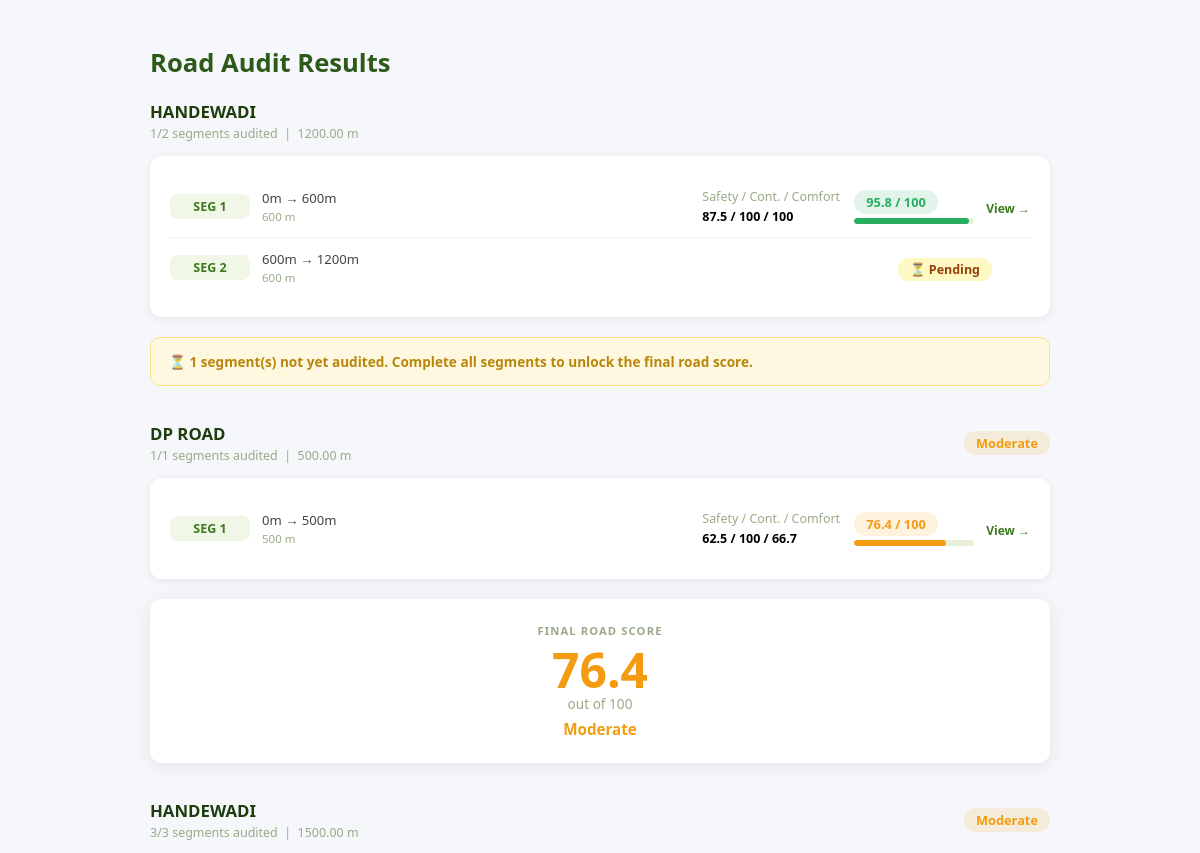
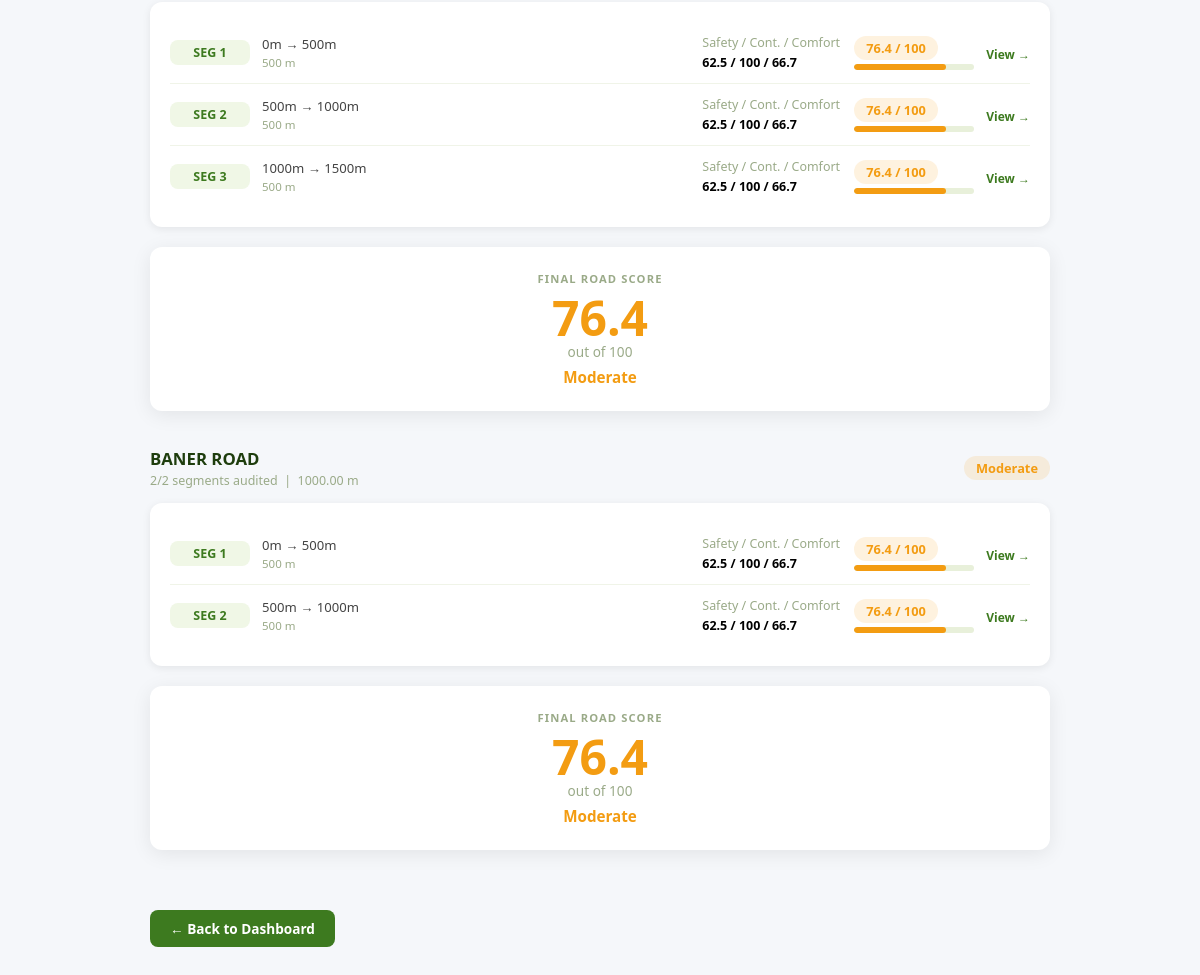
Page /pages/road_result.php (signed in) on the committed database (2 pictures, top to bottom).
### tables this page shows
CREATE TABLE IF NOT EXISTS `roads` (
  `id` int(11) NOT NULL AUTO_INCREMENT,
  `public_id` varchar(20) NOT NULL DEFAULT '',
  `creator_id` int(11) NOT NULL,
  `name` varchar(255) NOT NULL,
  `start_point` varchar(255) DEFAULT NULL,
  `end_point` varchar(255) DEFAULT NULL,
  `total_length` decimal(8,2) DEFAULT NULL,
  `gps_start` varchar(100) DEFAULT NULL,
  `gps_end` varchar(100) DEFAULT NULL,
  `segment_method` enum('auto','manual') NOT NULL DEFAULT 'auto',
  `segment_length` decimal(8,2) DEFAULT NULL,
  `created_at` datetime NOT NULL DEFAULT current_timestamp(),
  `updated_at` datetime NOT NULL DEFAULT current_timestamp() ON UPDATE current_timestamp(),
  PRIMARY KEY (`id`),
  UNIQUE KEY `uq_roads_public_id` (`public_id`),
  KEY `fk_roads_creator` (`creator_id`)
);

CREATE TABLE IF NOT EXISTS `segment_audits` (
  `id` int(11) NOT NULL AUTO_INCREMENT,
  `public_id` varchar(20) NOT NULL DEFAULT '',
  `session_id` int(11) NOT NULL,
  `segment_id` int(11) NOT NULL,
  `surveyor_id` int(11) NOT NULL,
  `start_landmark` varchar(255) NOT NULL,
  `end_landmark` varchar(255) NOT NULL,
  `gps_start` varchar(100) NOT NULL,
  `gps_end` varchar(100) NOT NULL,
  `cycle_track_missing` enum('Yes','No') DEFAULT NULL,
  `missing_length` decimal(8,2) DEFAULT NULL,
  `cyclist_use` enum('Yes','No') DEFAULT NULL,
  `better_surface` enum('Cycle Track','Road') DEFAULT NULL,
  `surface_material` enum('Interlock Blocks','Concrete','Asphalt') DEFAULT NULL,
  `people_walking` enum('Yes','No') DEFAULT NULL,
  `signage_count` smallint(5) UNSIGNED NOT NULL DEFAULT 0,
  `shade` enum('Yes','No','Partial') DEFAULT NULL,
  `light_after_sunset` enum('Yes','No','Partial') DEFAULT NULL,
  `track_geometry` enum('Road Level','Footpath Level','Segregated from FP&R','NA') DEFAULT NULL,
  `buffer_zone` enum('Segregated','Buffer Zone','None','NA') DEFAULT NULL,
  `surface_issues` longtext DEFAULT NULL CHECK (json_valid(`surface_issues`)),
  `overhead_issues` longtext DEFAULT NULL CHECK (json_valid(`overhead_issues`)),
  `footpath_rating` longtext DEFAULT NULL CHECK (json_valid(`footpath_rating`)),
  `footpath_score` tinyint(3) UNSIGNED NOT NULL DEFAULT 0,
  `segment_width` decimal(6,2) DEFAULT NULL,
  `segment_length` decimal(8,2) DEFAULT NULL,
  `comments` text DEFAULT NULL,
  `created_at` datetime NOT NULL DEFAULT current_timestamp(),
  `updated_at` datetime NOT NULL DEFAULT current_timestamp() ON UPDATE current_timestamp(),
  PRIMARY KEY (`id`),
  UNIQUE KEY `uq_segment_audits_public_id` (`public_id`),
  KEY `idx_sa_session` (`session_id`),
  KEY `idx_sa_segment` (`segment_id`),
  KEY `idx_sa_surveyor` (`surveyor_id`)
);

CREATE TABLE IF NOT EXISTS `segments` (
  `id` int(11) NOT NULL AUTO_INCREMENT,
  `public_id` varchar(20) NOT NULL DEFAULT '',
  `road_id` int(11) NOT NULL,
  `segment_number` smallint(5) UNSIGNED NOT NULL,
  `start_label` varchar(255) DEFAULT NULL,
  `end_label` varchar(255) DEFAULT NULL,
  `start_distance` decimal(8,2) NOT NULL DEFAULT 0.00,
  `end_distance` decimal(8,2) NOT NULL DEFAULT 0.00,
  `length` decimal(8,2) NOT NULL DEFAULT 0.00,
  `status` enum('pending','in_progress','completed') NOT NULL DEFAULT 'pending',
  `completed_at` datetime DEFAULT NULL,
  `created_at` datetime NOT NULL DEFAULT current_timestamp(),
  `updated_at` datetime NOT NULL DEFAULT current_timestamp() ON UPDATE current_timestamp(),
  PRIMARY KEY (`id`),
  UNIQUE KEY `uq_segments_public_id` (`public_id`),
  UNIQUE KEY `uq_segments_road_num` (`road_id`,`segment_number`),
  KEY `idx_segments_road` (`road_id`),
  KEY `idx_segments_status` (`status`)
);

### services/ScoreService.php (called while the page is built, shortened)
<?php
function calculateSegmentScore(int $segmentAuditId, PDO $pdo): array
{
    $stmtAudit = $pdo->prepare(
        'SELECT buffer_zone, light_after_sunset, shade, surface_material
         FROM   segment_audits
         WHERE  id = ?
         LIMIT  1'
    );
    $stmtAudit->execute([$segmentAuditId]);
    $audit = $stmtAudit->fetch(PDO::FETCH_ASSOC);
    $stmtObs = $pdo->prepare(
        'SELECT COALESCE(SUM(partial_obstructions), 0) AS partial,
                COALESCE(SUM(total_obstructions),   0) AS total,
                COALESCE(SUM(cyclist_slowed),        0) AS slowed
         FROM   obstructions
         WHERE  audit_id = ?'
    );
    $stmtObs->execute([$segmentAuditId]);
    $obs = $stmtObs->fetch(PDO::FETCH_ASSOC);
    $partial = (float)$obs['partial'];
    $totalO  = (float)$obs['total'];
    $slowed  = (float)$obs['slowed'];
    $stmtInt = $pdo->prepare(
        'SELECT off_ramp, on_ramp, markings, signage
         FROM   intersections
         WHERE  audit_id = ?'
    );
    $stmtInt->execute([$segmentAuditId]);
    $intersections = $stmtInt->fetchAll(PDO::FETCH_ASSOC);
    $noRampCount = 0;
    $noSignCount = 0;
    $bufferPenalty = match($audit['buffer_zone'] ?? null) {
        'Segregated', 'Buffer Zone' => 0.0,
        'NA'                        => 0.0,
        'None'                      => 100.0,
        default                     => 50.0,
    };
    $lightPenalty = match($audit['light_after_sunset'] ?? null) {
        'Yes'     => 0.0,
        'Partial' => 50.0,
        default   => 100.0,
    };
    $rampSafetyPenalty = match (true) {
        $noRampCount === 0 => 0.0,
        $noRampCount === 1 => 50.0,
        $noRampCount <= 3  => 75.0,
        default            => 100.0,
    };
    $partialPenalty = match (true) {
        $partial < 5   => 0.0,
        $partial <= 10 => 50.0,
        default        => 100.0,
    };
    $safetyPenalty = ($bufferPenalty + $lightPenalty + $rampSafetyPenalty + $partialPenalty) / 4.0;
    $rampContPenalty = match (true) {
        $noRampCount === 0 => 0.0,
        $noRampCount >= 5  => 100.0,
        $noRampCount >= 3  => 50.0,
        default            => 25.0,
    };
    $signPenalty = match (true) {
        $noSignCount === 0 => 0.0,
        $noSignCount === 1 => 50.0,
        $noSignCount <= 3  => 75.0,
        default            => 100.0,
    };
    $totalObsPenalty = match (true) {
        $totalO < 5   => 0.0,
        $totalO <= 10 => 50.0,
        default       => 100.0,
    };
    $continuityPenalty = ($rampContPenalty + $signPenalty + $totalObsPenalty) / 3.0;
    $surfacePenalty = ($audit['surface_material'] === 'Interlock Blocks') ? 100.0 : 0.0;
    $slowedPenalty = match (true) {
        $slowed < 5   => 0.0,
        $slowed <= 10 => 50.0,
        $slowed <= 20 => 75.0,
        default       => 100.0,
    };
    $shadePenalty = match($audit['shade'] ?? null) {
        'Yes'     => 0.0,
        'Partial' => 50.0,
        default   => 100.0,
    };
    $comfortPenalty = ($surfacePenalty + $slowedPenalty + $shadePenalty) / 3.0;
    $avgPenalty = ($safetyPenalty + $continuityPenalty + $comfortPenalty) / 3.0;
    $finalScore = round(100.0 - $avgPenalty, 1);
    $rating = match (true) {
        $finalScore >= SCORE_GOOD     => 'Good',
        $finalScore >= SCORE_MODERATE => 'Moderate',
        default                       => 'Poor',
    };
    return [
        'safety_penalty'     => round($safetyPenalty,     1),
        'continuity_penalty' => round($continuityPenalty, 1),
        'comfort_penalty'    => round($comfortPenalty,    1),
        'safety_score'       => round(100.0 - $safetyPenalty,     1),
        'continuity_score'   => round(100.0 - $continuityPenalty, 1),
        'comfort_score'      => round(100.0 - $comfortPenalty,    1),
        'final'  => $finalScore,
        'rating' => $rating,
    ];
}
function calculateRoadScore(int $roadId, PDO $pdo): ?array
{
    $stmt = $pdo->prepare(
        'SELECT s.id   AS segment_id,
                s.length,
                sa.id  AS audit_id
         FROM   segments s
         JOIN   segment_audits sa
                ON  sa.segment_id = s.id
                AND sa.id = (
                      SELECT MAX(sa2.id)
                      FROM   segment_audits sa2
                      WHERE  sa2.segment_id = s.id
                    )
         WHERE  s.road_id = ?
         ORDER  BY s.segment_number ASC'
    );
    $stmt->execute([$roadId]);
    $rows = $stmt->fetchAll(PDO::FETCH_ASSOC);
    $totalWeighted = 0.0;
    $totalLength   = 0.0;
    foreach ($rows as $row) {
        $segScore       = calculateSegmentScore((int)$row['audit_id'], $pdo);
        $len            = (float)$row['length'];
        $totalWeighted += $segScore['final'] * $len;
        $totalLength   += $len;
    }
    $roadScore = round($totalWeighted / $totalLength, 1);
    $rating    = match (true) {
        $roadScore >= SCORE_GOOD     => 'Good',
        $roadScore >= SCORE_MODERATE => 'Moderate',
        default                      => 'Poor',
    };
    return ['score' => $roadScore, 'rating' => $rating];
}
function ratingColour(string $rating): string
{
    return match ($rating) {
        'Good'     => '#27ae60',
        'Moderate' => '#f39c12',
        default    => '#e74c3c',
    };
}

### pages/road_result.php (the view, shortened to what this page needs)
<?php
require_once __DIR__ . '/../config/auth_guard.php';
require_once __DIR__ . '/../config/db.php';
require_once __DIR__ . '/../services/ScoreService.php';
$stmtRoads = $pdo->prepare(
    'SELECT id, name, total_length FROM roads
     WHERE  creator_id = ?
     ORDER  BY created_at DESC'
);
$stmtRoads->execute([$CURRENT_USER_ID]);
$roads = $stmtRoads->fetchAll(PDO::FETCH_ASSOC);
?>
<!DOCTYPE html>
<html lang="en">
<head>
<link rel="stylesheet" href="../css/view.css">
<link rel="stylesheet" href="../css/road-result.css">
</head>
<body>
<div class="container">
  <h1>Road Audit Results</h1>
  <?php if (empty($roads)): ?>
  <div class="empty-state">
    No roads audited yet. <a href="segment.php" style="color:#3d7a1f;font-weight:700">Start a new audit →</a>
  </div>
  <?php else: foreach ($roads as $road):
    $roadId  = (int)$road['id'];
    $stmtSegs = $pdo->prepare(
        'SELECT s.id, s.segment_number, s.start_label, s.end_label,
                s.length, s.status,
                sa.id AS audit_id
         FROM   segments s
         LEFT JOIN segment_audits sa
               ON  sa.id = (
                     SELECT id FROM segment_audits
                     WHERE  segment_id = s.id
                     ORDER  BY id DESC LIMIT 1
                   )
         WHERE  s.road_id = ?
         ORDER  BY s.segment_number ASC'
    );
    $stmtSegs->execute([$roadId]);
    $segs = $stmtSegs->fetchAll(PDO::FETCH_ASSOC);
    $total     = count($segs);
    $completed = array_filter($segs, fn($s) => $s['status'] === 'completed');
    $allDone   = count($completed) === $total && $total > 0;
    $roadScore = $allDone ? calculateRoadScore($roadId, $pdo) : null;
  ?>
  <div class="road-section">
    <div class="road-head">
      <div>
        <div class="road-name"><?= htmlspecialchars($road['name']) ?></div>
        <div class="road-meta">
          <?= count($completed) ?>/<?= $total ?> segments audited
          <?= $road['total_length'] ? '&nbsp;|&nbsp; ' . $road['total_length'] . ' m' : '' ?>
        </div>
      </div>
      <?php if ($allDone && $roadScore): ?>
        <span class="score-pill"
              style="background:<?= ratingColour($roadScore['rating']) ?>22;
                     color:<?= ratingColour($roadScore['rating']) ?>">
          <?= $roadScore['rating'] ?>
        </span>
      <?php endif; ?>
    </div>
    <div class="card">
      <?php foreach ($segs as $seg):
        $auditId = $seg['audit_id'] ? (int)$seg['audit_id'] : null;
        $score   = $auditId ? calculateSegmentScore($auditId, $pdo) : null;
        $col     = $score   ? ratingColour($score['rating']) : '#ccc';
      ?>
      <div class="seg-row">
        <div class="seg-num-badge">SEG <?= (int)$seg['segment_number'] ?></div>
        <div>
          <div class="seg-route">
            <?= htmlspecialchars($seg['start_label'] ?? '') ?>
            →
            <?= htmlspecialchars($seg['end_label']   ?? '') ?>
          </div>
          <div class="seg-len"><?= (float)$seg['length'] ?> m</div>
        </div>
        <?php if ($score): ?>
        <div>
          <div style="font-size:.78rem;color:#9aaa88;margin-bottom:3px">
            Safety / Cont. / Comfort
          </div>
          <div style="font-size:.78rem;font-weight:600">
            <?= $score['safety_score'] ?> /
            <?= $score['continuity_score'] ?> /
            <?= $score['comfort_score'] ?>
          </div>
        </div>
        <div>
          <span class="score-pill"
                style="background:<?= $col ?>22;color:<?= $col ?>">
            <?= $score['final'] ?> / 100
          </span>
          <div class="prog-mini">
            <div class="prog-mini-fill"
                 style="width:<?= $score['final'] ?>%;background:<?= $col ?>"></div>
          </div>
        </div>
        <?php else: ?>
        <div><span class="pending-badge">⏳ Pending</span></div>
        <?php endif; ?>
        <div>
          <?php if ($score): ?>
          <a href="view.php?segment_id=<?= (int)$seg['id'] ?>" class="view-link">
            View →
          </a>
          <?php endif; ?>
        </div>
      </div>
      <?php endforeach; ?>
    </div>
    <?php if (!$allDone): ?>
    <div class="warn-box">
      ⏳ <?= $total - count($completed) ?> segment(s) not yet audited.
      Complete all segments to unlock the final road score.
    </div>
    <?php elseif ($roadScore): ?>
    <div class="final-road-box">
      <div style="font-size:.7rem;font-weight:700;letter-spacing:.1em;
                  text-transform:uppercase;color:#9aaa88;margin-bottom:8px">
        Final Road Score
      </div>
      <div class="final-road-score"
           style="color:<?= ratingColour($roadScore['rating']) ?>">
        <?= $roadScore['score'] ?>
      </div>
      <div style="font-size:.85rem;color:#9aaa88">out of 100</div>
      <div class="final-road-rating"
           style="color:<?= ratingColour($roadScore['rating']) ?>">
        <?= $roadScore['rating'] ?>
      </div>
    </div>
    <?php endif; ?>
  </div>
  <?php endforeach; endif; ?>
  <a href="dashboard.php" class="back-btn">← Back to Dashboard</a>
</div>
</body>
</html>

### css/view.css (style rules this page uses)
body { font-family: 'Segoe UI', sans-serif; background: #f5f7fa; }
.container { max-width: 900px; margin: auto; padding: 20px; }
.card { background: white; border-radius: 12px; padding: 20px; margin-bottom: 20px; box-shadow: 0 2px 8px rgba(0,0,0,0.08); }

### css/road-result.css (style rules this page uses)
h1 { font-family:'Segoe UI',sans-serif;color:#2d5a18;margin-bottom:20px;font-size:1.6rem }
.road-section { margin-bottom:36px }
.road-head { display:flex;align-items:center;justify-content:space-between; margin-bottom:14px;flex-wrap:wrap;gap:8px }
.road-name { font-size:1.05rem;font-weight:800;color:#1e3d0d }
.road-meta { font-size:.78rem;color:#9aaa88;margin-top:2px }
.seg-row { display:grid;grid-template-columns:80px 1fr 140px 120px auto; align-items:center;gap:12px;padding:12px 0;border-bottom:1px solid #f0f4e8 }
.seg-row:last-child { border-bottom:none }
.seg-num-badge { background:#f0f7e6;color:#3d7a1f;border-radius:8px; padding:4px 10px;font-size:.78rem;font-weight:700;text-align:center }
.seg-route { font-size:.82rem;color:#444;font-weight:500 }
.seg-len { font-size:.72rem;color:#9aaa88;margin-top:2px }
.score-pill { display:inline-block;padding:3px 12px;border-radius:20px; font-size:.8rem;font-weight:700 }
.prog-mini { height:6px;background:#e8f0da;border-radius:99px;overflow:hidden;margin-top:4px }
.prog-mini-fill { height:100%;border-radius:99px;transition:width .5s }
.pending-badge { background:#fef9c3;color:#92400e;padding:3px 12px; border-radius:20px;font-size:.78rem;font-weight:600 }
.final-road-box { background:#fff;border-radius:12px;padding:24px;text-align:center; box-shadow:0 4px 20px rgba(0,0,0,.08);margin-top:20px }
.final-road-score { font-size:3rem;font-weight:800;line-height:1 }
.final-road-rating { font-size:.95rem;font-weight:700;margin-top:6px }
.warn-box { background:#fff8e1;border:1px solid #ffe082;border-radius:10px; padding:14px 18px;color:#b8860b;font-weight:600;margin-top:16px;font-size:.85rem }
.back-btn { display:inline-flex;align-items:center;gap:6px; background:#3d7a1f;color:#fff;padding:9px 20px;border-radius:8px; text-decoration:none;font-weight:700;font-size:.85rem;margin-top:24px }
.view-link { font-size:.75rem;color:#3d7a1f;text-decoration:none;font-weight:600 }

### rows in the picture
roads: name "HANDEWADI", count($completed) "1", total "2", total_length "1200.00", completed "1"
segment_audits: segment.segment_number "1", segment.start_label "0m", segment.end_label "600m", segment.length "600", safety_score "87.5", continuity_score "100", comfort_score "100", final "95.8"
segments: segment_number "2", start_label "600m", end_label "1200m", length "600", shows "⏳ Pending"
roads: name "DP ROAD", segments.status "1", total "1", total_length "500.00", rating "Moderate", score "76.4"
segment_audits: segment.segment_number "1", segment.start_label "0m", segment.end_label "500m", segment.length "500", safety_score "62.5", continuity_score "100", comfort_score "66.7", final "76.4"
roads: name "HANDEWADI", count($completed) "3", total "3", total_length "1500.00", rating "Moderate", score "76.4"
segment_audits: segment.segment_number "1", segment.start_label "0m", segment.end_label "500m", segment.length "500", safety_score "62.5", continuity_score "100", comfort_score "66.7", final "76.4"
segment_audits: segment.segment_number "2", segment.start_label "500m", segment.end_label "1000m", segment.length "500", safety_score "62.5", continuity_score "100", comfort_score "66.7", final "76.4"
segment_audits: segment.segment_number "3", segment.start_label "1000m", segment.end_label "1500m", segment.length "500", safety_score "62.5", continuity_score "100", comfort_score "66.7", final "76.4"
roads: name "BANER ROAD", count($completed) "2", total "2", total_length "1000.00", rating "Moderate", score "76.4"
segment_audits: segment.segment_number "1", segment.start_label "0m", segment.end_label "500m", segment.length "500", safety_score "62.5", continuity_score "100", comfort_score "66.7", final "76.4"
segment_audits: segment.segment_number "2", segment.start_label "500m", segment.end_label "1000m", segment.length "500", safety_score "62.5", continuity_score "100", comfort_score "66.7", final "76.4"
